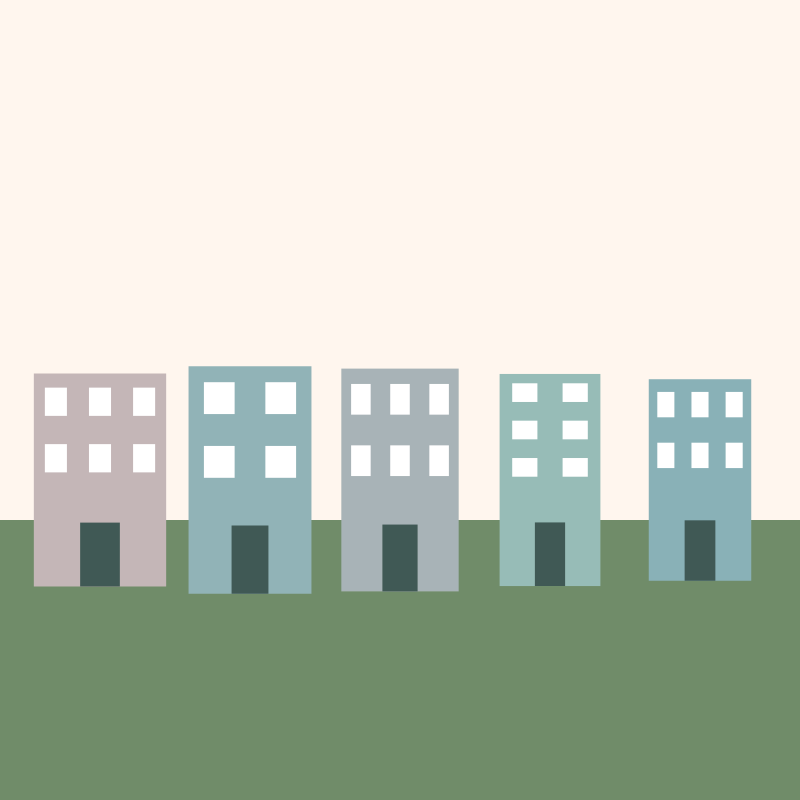
Frame 1 (no input)
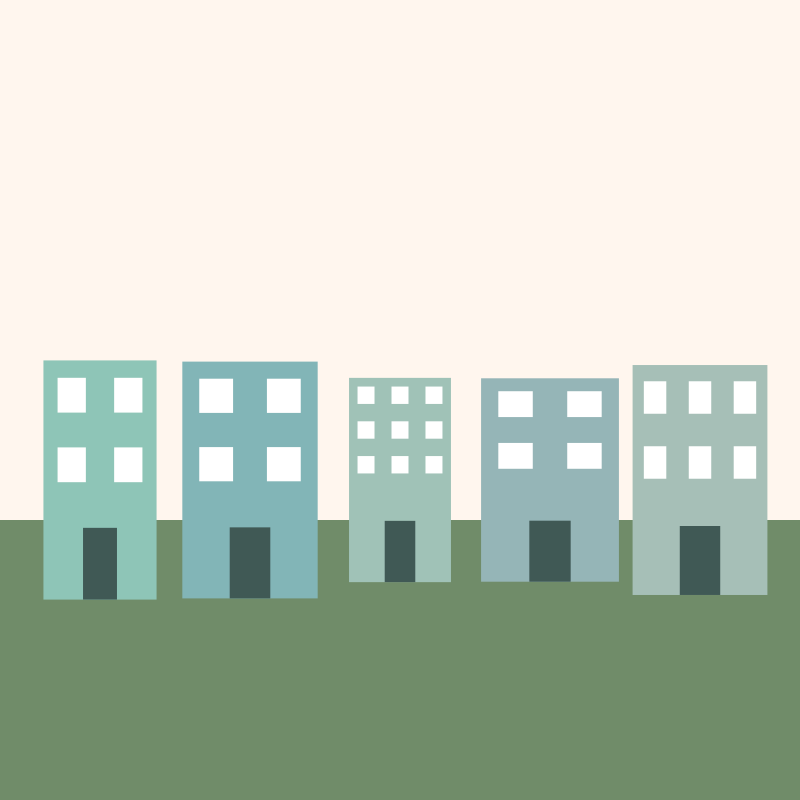
Frame 2 (the mouse pressed at the canvas centre, redrawn once)

The Processing sketch that drew these frames (run headless with seeded random() and noise(); the mouse was pressed at the canvas centre and the sketch redrawn once):

// Processing sketch: functionPractice
// ── functionPractice.pde
//아파트 두께
float aptW;
//아파트 높이
float aptH;

//창문 가로세로 개수
int windowX;
int windowY;

void setup() {
  size(800, 800);
  //rectMode(CENTER);
  noLoop();
}

void draw() {
  background(255, 246, 238);
  rectMode(CENTER);
  noStroke();

  //바닥 잔디
  fill(112, 140, 105);
  rect(width, height*.9, width*2, height * 0.5);

  for (int i = 0; i < 5; i++) {
    float xGap = (i - 2) *150;
    //-2*150=-300 그 다음은 -1*150=-150 이런식으로 150px간격으로 그려짐
    //50px로 했었는데 너무 붙어서 그려짐 네모 중심 기준으로 간격이 설정되는 것 같음
    apt(xGap);
  }
}


void apt(float xGap) { // 매개변수... 이게 있어야 아파트를 여러개 그릴 수 있음
  pushMatrix();
  //0,0좌표 변경
  translate(width * 0.5 + xGap, height * 0.6);
  //+xGap이 있어야 아파트들이 겹치지 않고 다른 위치에 나옴. 없애면 같은 곳에 그려짐(x좌표가 고정이 되어있게 되니까)

  //아파트 두께
  aptW = random(100, 150);
  //아파트 높이
  aptH = random(200, 250);


  //아파트 몸
  fill(random(118, 200), random(177, 200), 183);
  //fill(118, 177, 183);
  rect(0, 0, aptW, aptH);

  //창문 가로 개수
  windowX = int(random(2, 4));
  //창문 세로 개수
  windowY = int(random(2, 4));

  //창문 너비
  float windowW = aptW/windowX;
  //창문 높이
  float windowH = (aptH-100)/windowY;
  //문이랑 겹쳐서 100px빼줌
  fill(255);

  //창문
  for (int row = 0; row < windowY; row++) {
    for (int col = 0; col < windowX; col++) {
      float x = -aptW*.5 + (col+.5) * windowW;
      //창문은 아파트의 왼쪽 끝 위치를 기준으로 그려질 것임.
      //만약 중앙이 0.0이고 아파트의 너비가 100이라면 왼쪽 끝은 -50. 그래서 -100*0.5하면 -50
      //그리고 col에 0.5을 더해줘야 안삐져나가게 창문이 그려짐.......
      float y = -aptH*.5 + (row+.5 ) * windowH;
      rect(x, y, windowW * 0.5, windowH * 0.5);
    }
  }

  //문
  fill(64, 89, 85);
  rect(0, aptH*.35, aptW *.3, aptH *.3);
  popMatrix();
}
void mousePressed() {
  redraw();
}
